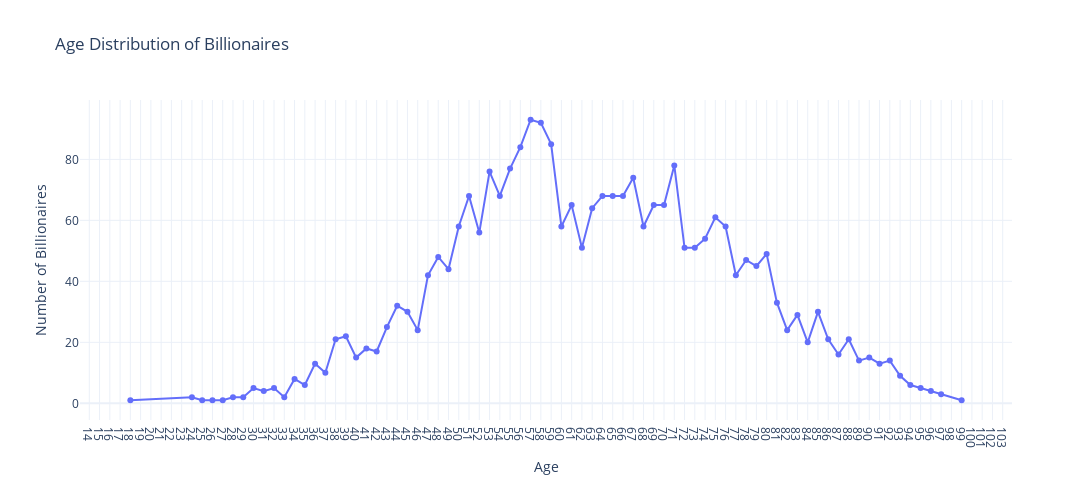

Here is the notebook cell this chart was saved with:
### Markdown cell above
##### The bar chart illustrates the distribution of billionaires across the top 20 industries, highlighting the dominance of Finance & Investments with 369 billionaires, followed closely by Technology with 355 billionaires. These two sectors underscore their role as wealth generators, driven by innovations, market growth, and global influence. Manufacturing ranks third with 317 billionaires, reflecting its historical role in wealth creation. Other prominent industries include Fashion & Retail (268 billionaires) and Healthcare (213 billionaires), showcasing the importance of consumer-driven and essential sectors. While industries like Energy (99 billionaires) and Media & Entertainment (92 billionaires) contribute significantly, sectors like Construction & Engineering and Sports maintain a smaller billionaire presence, likely due to specialized markets. The chart emphasizes the diverse avenues of wealth creation, with a clear concentration in sectors driven by innovation, investment, and consumer demand.

### Code cell
# Visualization of the AGe distribution of the billionaires age
age_distribution = df['Age'].value_counts().reset_index()
age_distribution.columns = ['Age', 'Count']
age_distribution = age_distribution.sort_values(by ='Age')
fig =px.line(
    age_distribution,
    x = 'Age',
    y = 'Count',
    title = 'Age Distribution of Billionaires',
    labels={'Age': 'Age', 'Count': 'Number of Billionaires'},
    markers = True
)

fig.update_layout(template = 'plotly_white',
                  width = 1500,
                  height = 500,
                  xaxis=dict(tickmode='linear'),
                  yaxis_title = 'Number of Billionaires')

fig.show()

### Figure 1 — Plotly figure (JSON) as saved in the notebook; plotly's stock layout.template omitted (floating-point values rounded to 4 significant figures)
{"data": [{"hovertemplate": "Age=%{x}<br>Number of Billionaires=%{y}<extra></extra>", "legendgroup": "", "line": {"color": "#636efa", "dash": "solid"}, "marker": {"symbol": "circle"}, "mode": "lines+markers", "name": "", "orientation": "v", "showlegend": false, "type": "scatter", "x": [18.0, 24.0, 25.0, 26.0, 27.0, 28.0, 29.0, 30.0, 31.0, 32.0, 33.0, 34.0, 35.0, 36.0, 37.0, 38.0, 39.0, 40.0, 41.0, 42.0, 43.0, 44.0, 45.0, 46.0, 47.0, 48.0, 49.0, 50.0, 51.0, 52.0, 53.0, 54.0, 55.0, 56.0, 57.0, 58.0, 59.0, 60.0, 61.0, 62.0, 63.0, 64.0, 65.0, 66.0, 67.0, 68.0, 69.0, 70.0, 71.0, 72.0, 73.0, 74.0, 75.0, 76.0, 77.0, 78.0, 79.0, 80.0, 81.0, 82.0, 83.0, 84.0, 85.0, 86.0, 87.0, 88.0, 89.0, 90.0, 91.0, 92.0, 93.0, 94.0, 95.0, 96.0, 97.0, 99.0], "xaxis": "x", "y": [1, 2, 1, 1, 1, 2, 2, 5, 4, 5, 2, 8, 6, 13, 10, 21, 22, 15, 18, 17, 25, 32, 30, 24, 42, 48, 44, 58, 68, 56, 76, 68, 77, 84, 93, 92, 85, 58, 65, 51, 64, 68, 68, 68, 74, 58, 65, 65, 78, 51, 51, 54, 61, 58, 42, 47, 45, 49, 33, 24, 29, 20, 30, 21, 16, 21, 14, 15, 13, 14, 9, 6, 5, 4, 3, 1], "yaxis": "y"}], "layout": {"height": 500, "legend": {"tracegroupgap": 0}, "title": {"text": "Age Distribution of Billionaires"}, "width": 1500, "xaxis": {"anchor": "y", "domain": [0, 1], "tickmode": "linear", "title": {"text": "Age"}}, "yaxis": {"anchor": "x", "domain": [0, 1], "title": {"text": "Number of Billionaires"}}}}
